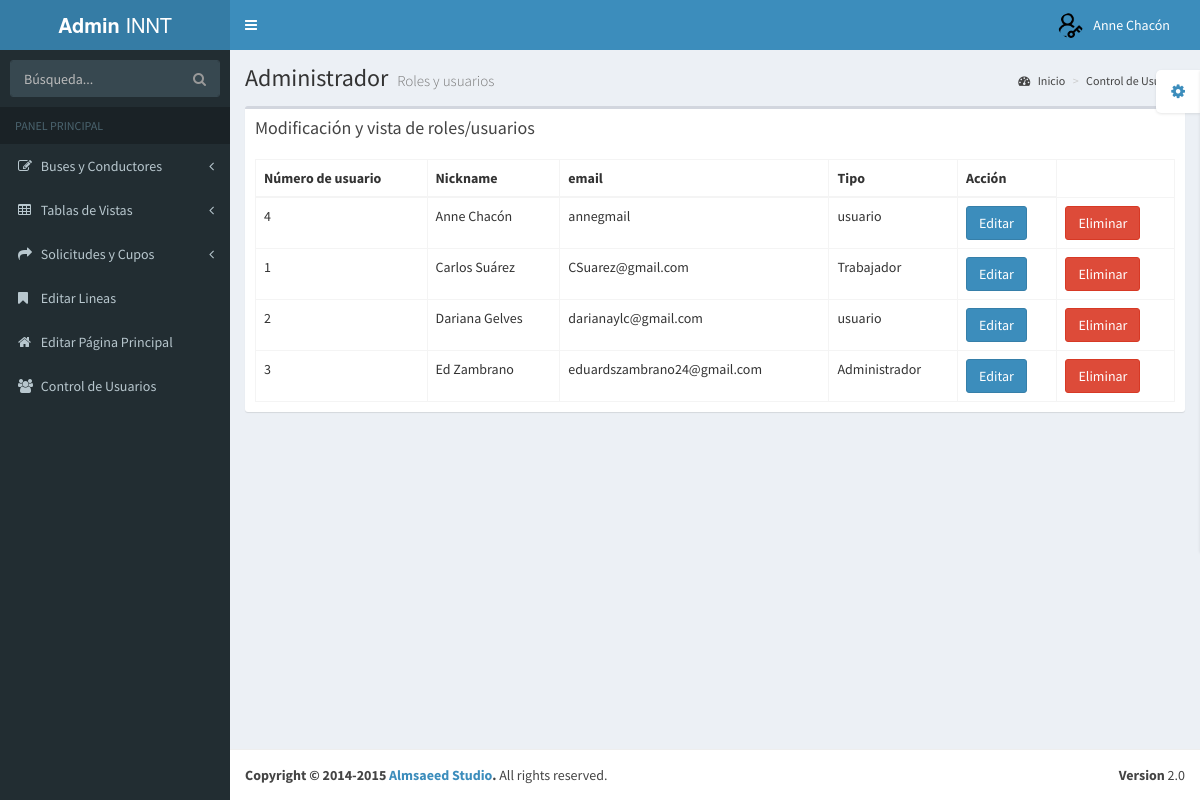
Screenshot of /Proyecto-INTT/pages/asignar_usuarios.php (signed in) with the database file from the repository.
### tables this page shows
CREATE TABLE `users` (
  `id` int(11) NOT NULL,
  `username` varchar(50) NOT NULL COMMENT 'Nickname de Usuario',
  `email` varchar(200) NOT NULL COMMENT 'Correos',
  `password` varchar(200) NOT NULL COMMENT 'Contraseñas',
  `usrest` int(11) NOT NULL DEFAULT 1 COMMENT 'Estatus de Permiso'
);

### Proyecto-INTT/pages/asignar_usuarios.php (the view, shortened to what this page needs)
<?php
require '../database.php';
  if (isset($_SESSION['user_id'])) {
    $userId = $_SESSION['user_id'];
    $query = "SELECT id, username FROM users WHERE id = :id";
    $stmt = $conn->prepare($query);
    $stmt->bindParam(':id', $userId);
    $stmt->execute();
    if ($stmt->rowCount() > 0) {
        $user = $stmt->fetch(PDO::FETCH_ASSOC);
        $username = $user['username'];
    } else {
        $username = "Usuario Desconocido";
    }
    } else {
        $username = "Usuario Desconocido";
    }
   $query = "SELECT * FROM users";
   $result = $conn->query($query);
?>
<!DOCTYPE html>
<html>
  <head>
    <link href="../bootstrap/css/bootstrap.min.css" rel="stylesheet" type="text/css" />
    <link href="https://maxcdn.bootstrapcdn.com/font-awesome/4.3.0/css/font-awesome.min.css" rel="stylesheet" type="text/css" />
    <link href="http://code.ionicframework.com/ionicons/2.0.0/css/ionicons.min.css" rel="stylesheet" type="text/css" />
    <link href="../plugins/morris/morris.css" rel="stylesheet" type="text/css" />
    <link href="../plugins/jvectormap/jquery-jvectormap-1.2.2.css" rel="stylesheet" type="text/css" />
    <link href="../plugins/daterangepicker/daterangepicker-bs3.css" rel="stylesheet" type="text/css" />
    <link href="../dist/css/AdminLTE.min.css" rel="stylesheet" type="text/css" />
    <link href="../dist/css/skins/_all-skins.min.css" rel="stylesheet" type="text/css" />
  </head>
  <body class="skin-blue">
    <div class="wrapper">
      <header class="main-header">
        <a href="../user_adminpage.php" class="logo"><b>Admin</b> INNT</a>
        <nav class="navbar navbar-static-top" role="navigation">
          <a href="#" class="sidebar-toggle" data-toggle="offcanvas" role="button">
          </a>
          <div class="navbar-custom-menu">
            <ul class="nav navbar-nav">
              <li class="dropdown user user-menu">
                <a href="#" class="dropdown-toggle" data-toggle="dropdown">
                  <img src="../dist/img/user2-160x160.png" class="user-image" alt="User Image"/>
                  <span class="hidden-xs"><?php echo $username; ?></span>
                </a>
              </li>
            </ul>
          </div>
        </nav>
      </header>
      <aside class="main-sidebar">
        <section class="sidebar">
          <form action="#" method="get" class="sidebar-form">
            <div class="input-group">
              <input type="text" name="q" class="form-control" placeholder="Búsqueda..."/>
              <span class="input-group-btn">
                <button type='submit' name='search' id='search-btn' class="btn btn-flat"><i class="fa fa-search"></i></button>
              </span>
            </div>
          </form>
          <ul class="sidebar-menu">
            <li class="header">PANEL PRINCIPAL</li>
            <li class="treeview">
              <a href="#">
                <i class="fa fa-edit"></i> <span>Buses y Conductores</span>
                <i class="fa fa-angle-left pull-right"></i>
              </a>
            </li>
            <li class="treeview">
              <a href="#">
                <i class="fa fa-table"></i> <span>Tablas de Vistas</span>
                <i class="fa fa-angle-left pull-right"></i>
              </a>
            </li>
            <li class="treeview">
              <a href="#">
                <i class="fa fa-share"></i> <span>Solicitudes y Cupos</span>
                <i class="fa fa-angle-left pull-right"></i>
              </a>
            </li>
            <li><a href="editar_lineas.php"><i class="fa fa-bookmark"></i> Editar Lineas</a></li>
            <li><a href="editar_home.php"><i class="fa fa-home"></i> Editar Página Principal</a></li>
            <li><a href="asignar_usuarios.php"><i class="fa fa-users"></i> Control de Usuarios</a></li>
          </ul>
        </section>
      </aside>
      <div class="content-wrapper">
        <section class="content-header">
          <h1>
            Administrador
            <small>Roles y usuarios</small>
          </h1>
          <ol class="breadcrumb">
            <li><a href="../user_adminpage.php"><i class="fa fa-dashboard"></i> Inicio</a></li>
            <li><a href="#">Control de Usuarios</a></li>
          </ol>
        </section>
                <section class="content">
                  <div class="row">
                    <div class="col-xs-12">
                      <div class="box">
                        <div class="box-header">
                          <h3 class="box-title">Modificación y vista de roles/usuarios</h3>
                        </div>
                        <div class="box-body">
                          <table id="example2" class="table table-bordered table-hover">
                          <thead>
                              <tr>
                                <th>Número de usuario</th>
                                <th>Nickname</th>
                                <th>email</th>
                                <th>Tipo</th>
                                <th>Acción</th>
                              </tr>
                            </thead>
                            <tbody>
                              <?php
                              while ($row = $result->fetch(PDO::FETCH_ASSOC)) {
                                echo "<tr>";
                                echo "<td>{$row['id']}</td>";
                                echo "<td>{$row['username']}</td>";
                                echo "<td>{$row['email']}</td>";
                                echo "<td>" . obtenerRol($row['usrest']) . "</td>";
                                echo "<td>";
                                echo "<button class='btn btn-primary editar-btn' data-toggle='modal' data-target='#editarModal' data-id='{$row['id']}'>Editar</button>";
                                echo "</td>";
                                echo "<td>";
                                echo "<button class='btn btn-danger eliminar-btn' data-toggle='modal' data-target='#eliminarModal' data-id='{$row['id']}'>Eliminar</button>";
                                echo "</td>";
                                echo "</tr>";
                              }
                              ?>
                            </tbody>
                          </table>
                        </div>
                      </div>
                    </div>
                  </div>
                </section>
                <?php
                  function obtenerRol($valor)
                  {
                      switch ($valor) {
                          case 1:
                              return "usuario";
                          case 2:
                              return "Administrador";
                          case 3:
                              return "Trabajador";
                      }
                  }
                ?>
              </div>
              <footer class="main-footer">
                <div class="pull-right hidden-xs">
                  <b>Version</b> 2.0
                </div>
                <strong>Copyright &copy; 2014-2015 <a href="http://almsaeedstudio.com">Almsaeed Studio</a>.</strong> All rights reserved.
              </footer>
      </div>
  </body>
</html>

### rows the page displays
users: username "Anne Chacón", id "4", email "annegmail", usrest "usuario"
users: id "1", username "Carlos Suárez", email "CSuarez@gmail.com", usrest "Trabajador"
users: id "2", username "Dariana Gelves", email "darianaylc@gmail.com", usrest "usuario"
users: id "3", username "Ed Zambrano", email "eduardszambrano24@gmail.com", usrest "Administrador"
